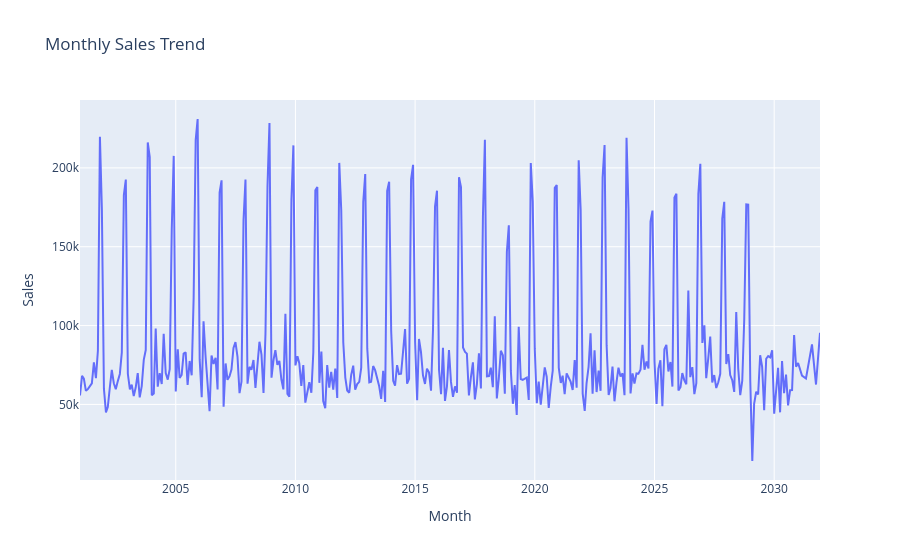

Notebook cell for this chart:
### Code cell
import plotly.express as px

df["OrderDate"] = pd.to_datetime(df["OrderDate"])

monthly_sales = df.groupby(df["OrderDate"].dt.to_period("M"))["Sales"].sum()

monthly_sales.index = monthly_sales.index.to_timestamp()

fig = px.line(
    x=monthly_sales.index,
    y=monthly_sales.values,
    labels={"x": "Month", "y": "Sales"},
    title="Monthly Sales Trend"
)

fig.show()

### Figure 1 — Plotly figure (JSON) as saved in the notebook; plotly's stock layout.template omitted (floating-point values rounded to 4 significant figures; data arrays with more than 128 entries replaced by an {"elided": "..."} marker saying what was removed)
{"data": [{"hovertemplate": "Month=%{x}<br>Sales=%{y}<extra></extra>", "legendgroup": "", "line": {"color": "#636efa", "dash": "solid"}, "marker": {"symbol": "circle"}, "mode": "lines", "name": "", "orientation": "v", "showlegend": false, "type": "scatter", "x": {"elided": "366 str values"}, "xaxis": "x", "y": {"elided": "366 float values"}, "yaxis": "y"}], "layout": {"legend": {"tracegroupgap": 0}, "title": {"text": "Monthly Sales Trend"}, "xaxis": {"anchor": "y", "domain": [0, 1], "title": {"text": "Month"}}, "yaxis": {"anchor": "x", "domain": [0, 1], "title": {"text": "Sales"}}}}
